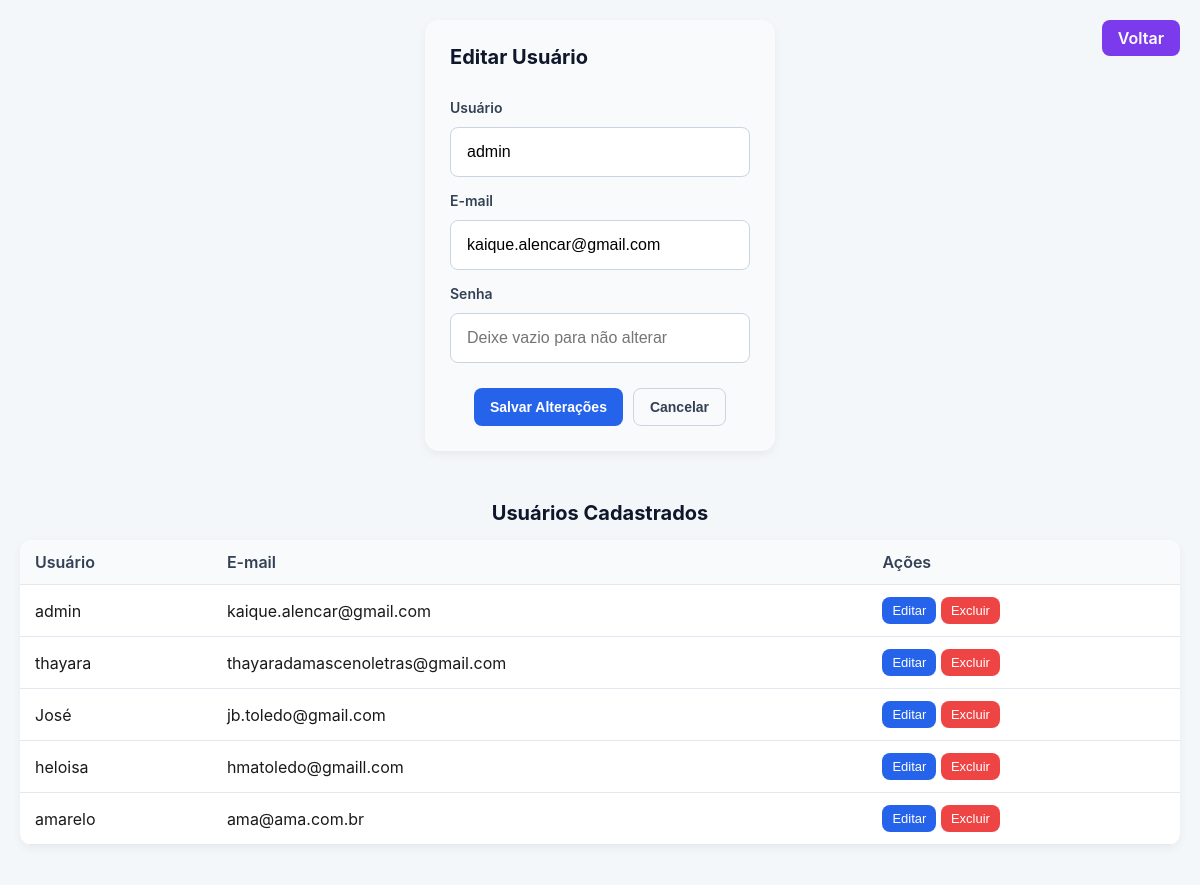
Page /usuario/1/editar on the committed database.
### app/models/user.py (models this page shows, shortened)
class User(db.Model):
    __tablename__ = "users"
    id = db.Column(db.Integer, primary_key=True)
    usuario = db.Column(db.String(80), unique=True, nullable=False)
    email = db.Column(db.String(120), unique=True, nullable=False)
    password_hash = db.Column(db.String(128), nullable=False)
    @property
    def password(self):
        raise AttributeError("A senha não pode ser lida diretamente")

### app/auth/routes.py (the view)
@usuario_bp.route("/usuario/<int:id>/editar", methods=["GET", "POST"])
def atualizar_usuario(id):
   user = User.query.get(id)
   if not user:
      return redirect(url_for("usuarios.cadastrar_usuario"))
   if request.method == "POST":
      usuario = request.form.get("usuario")
      email = request.form.get("email")
      senha = request.form.get("senha")
      user = UserService.update(id, usuario=usuario, email=email, senha=senha)
      return redirect(url_for("usuarios.cadastrar_usuario"))
   return render_template("auth/usuario_form.html", usuario=user, users=User.query.all())

### app/templates/auth/usuario_form.html (shortened to what this page needs)
{% extends "base/_base.html" %}
{% set show_back_button = True %}
{% block css_page %}
<link rel="stylesheet" href="{{ url_for('static', filename='css/usuario.css') }}">
{% endblock %}
{% block content %}
<form class="user-form" method="POST" id="registerForm"
      action="{{ url_for('usuarios.atualizar_usuario', id=usuario.id) if usuario else url_for('usuarios.cadastrar_usuario') }}">
  <h2>{{ 'Editar Usuário' if usuario else 'Cadastro' }}</h2>
  <div class="full">
    <label for="registerUser">Usuário</label>
    <input type="text" id="usuario" name="usuario"
           placeholder="Digite seu usuário"
           value="{{ usuario.usuario if usuario else '' }}" required>
  </div>
  <div class="full">
    <label for="registerEmail">E-mail</label>
    <input type="email" id="email" name="email"
           placeholder="Digite seu e-mail"
           value="{{ usuario.email if usuario else '' }}" required>
  </div>
  <div class="full">
    <label for="registerPassword">Senha</label>
    <input type="password" id="senha" name="senha"
           placeholder="{{ 'Deixe vazio para não alterar' if usuario else 'Digite sua senha' }}">
  </div>
  <div class="actions">
    <button type="submit" class="btn btn-primary">
      {{ 'Salvar Alterações' if usuario else 'Cadastrar' }}
    </button>
    <button type="button" class="btn btn-ghost"
            onclick="window.location.href='{{ url_for('usuarios.cadastrar_usuario') }}'">
      Cancelar
    </button>
  </div>
</form>
{% endblock %}
{% block full_width %}
<section class="user-table-section">
  <h2>Usuários Cadastrados</h2>
  <table class="user-table">
    <thead>
      <th>Usuário</th>
      <th>E-mail</th>
      <th>Ações</th>
    </thead>
    <tbody>
      {% for user in users %}
        <tr>
          <td>{{ user.usuario }}</td>
          <td>{{ user.email }}</td>
          <td>
            <form method="GET" action="{{ url_for('usuarios.atualizar_usuario', id=user.id) }}" style="display:inline;">
              <button type="submit" class="btn-editar">Editar</button>
            </form>
            <form method="POST" action="{{ url_for('usuarios.deletar_usuario', id=user.id) }}" style="display:inline;">
              <button type="submit" class="btn-excluir">Excluir</button>
            </form>
          </td>
        </tr>
      {% endfor %}
    </tbody>
  </table>
</section>
{% endblock %}

### app/static/css/usuario.css (style rules this page uses)
* { margin: 0; padding: 0; box-sizing: border-box; }
body { font-family: "Inter", sans-serif; background: #f4f7fa; display: flex; justify-content: center; align-items: center; min-height: 100vh; color: #1a1a1a; }
.user-form { display: flex; flex-direction: column; gap: 20px; padding: 25px; border-radius: 14px; background: #f8fafc; box-shadow: 0 4px 10px rgba(0,0,0,0.05); }
.user-form h2 { color: #0f172a; font-weight: 700; margin-bottom: 15px; }
.user-form input, .user-form select, .user-form textarea { width: 80%; min-width: 300px; height: 50px; padding: 12px 16px; font-size: 16px; }
label { font-weight: 600; margin-bottom: 6px; color: #334155; }
input { width: 100%; padding: 12px 14px; border: 1px solid #cbd5e1; border-radius: 10px; background: #ffffff; font-size: 16px; transition: 0.2s; }
.actions { display: flex; gap: 16px; margin-top: 10px; }
.btn { padding: 12px 20px; border: none; border-radius: 10px; cursor: pointer; font-size: 16px; font-weight: 600; transition: 0.25s; }
.btn-primary { background: #2563eb; color: white; }
.btn-ghost { background: transparent; color: #334155; border: 1px solid #cbd5e1; }
body { background: #f4f7fa; display: flex; justify-content: center; align-items: center; min-height: 100vh; }
.actions { display: flex; gap: 10px; margin-top: 10px; justify-content: center; }
.btn { padding: 10px 16px; font-size: 14px; }
body { font-family: "Inter", sans-serif; background: #f4f7fa; color: #1a1a1a; display: flex; flex-direction: column; align-items: center; min-height: 100vh; padding: 20px 0; }
.user-form { display: flex; flex-direction: column; gap: 15px; }
.user-form h2 { font-size: 20px; font-weight: 700; color: #0f172a; }
.full { display: flex; flex-direction: column; gap: 5px; }
label { font-size: 14px; font-weight: 600; color: #334155; }
input { padding: 10px 12px; font-size: 14px; border-radius: 8px; border: 1px solid #cbd5e1; background: #ffffff; }
.actions { display: flex; gap: 10px; justify-content: center; }
.btn { padding: 10px 16px; font-size: 14px; border-radius: 8px; cursor: pointer; }
.btn-primary { background: #2563eb; color: white; border: none; }
.btn-editar { background: #2563eb; color: white; border: none; padding: 6px 10px; font-size: 13px; border-radius: 8px; cursor: pointer; transition: 0.2s; }
.btn-excluir { background: #ef4444; color: white; border: none; padding: 6px 10px; font-size: 13px; border-radius: 8px; cursor: pointer; transition: 0.2s; }
.user-table-section { width: 100%; max-width: 1200px; margin-top: 30px; padding: 20px; background: #f4f7fa; }
.user-table-section h2 { font-size: 20px; font-weight: 700; margin-bottom: 15px; color: #0f172a; text-align: center; }
.user-table { width: 100%; border-collapse: collapse; background: #ffffff; box-shadow: 0 3px 10px rgba(0,0,0,0.05); border-radius: 12px; overflow: hidden; }
.user-table th, .user-table td { padding: 12px 15px; text-align: left; border-bottom: 1px solid #e2e8f0; }
.user-table th { background: #f8fafc; font-weight: 600; color: #334155; }

### rows in the picture
User: usuario "admin", email "kaique.alencar@gmail.com"
User: usuario "thayara", email "thayaradamascenoletras@gmail.com"
User: usuario "José", email "jb.toledo@gmail.com"
User: usuario "heloisa", email "hmatoledo@gmaill.com"
User: usuario "amarelo", email "ama@ama.com.br"

### other values in the picture
{{ 'Editar Usuário' if usuario else 'Cadastro' }} "Editar Usuário"
{{ 'Salvar Alterações' if usuario else 'Cadastrar' }} "Salvar Alterações"
